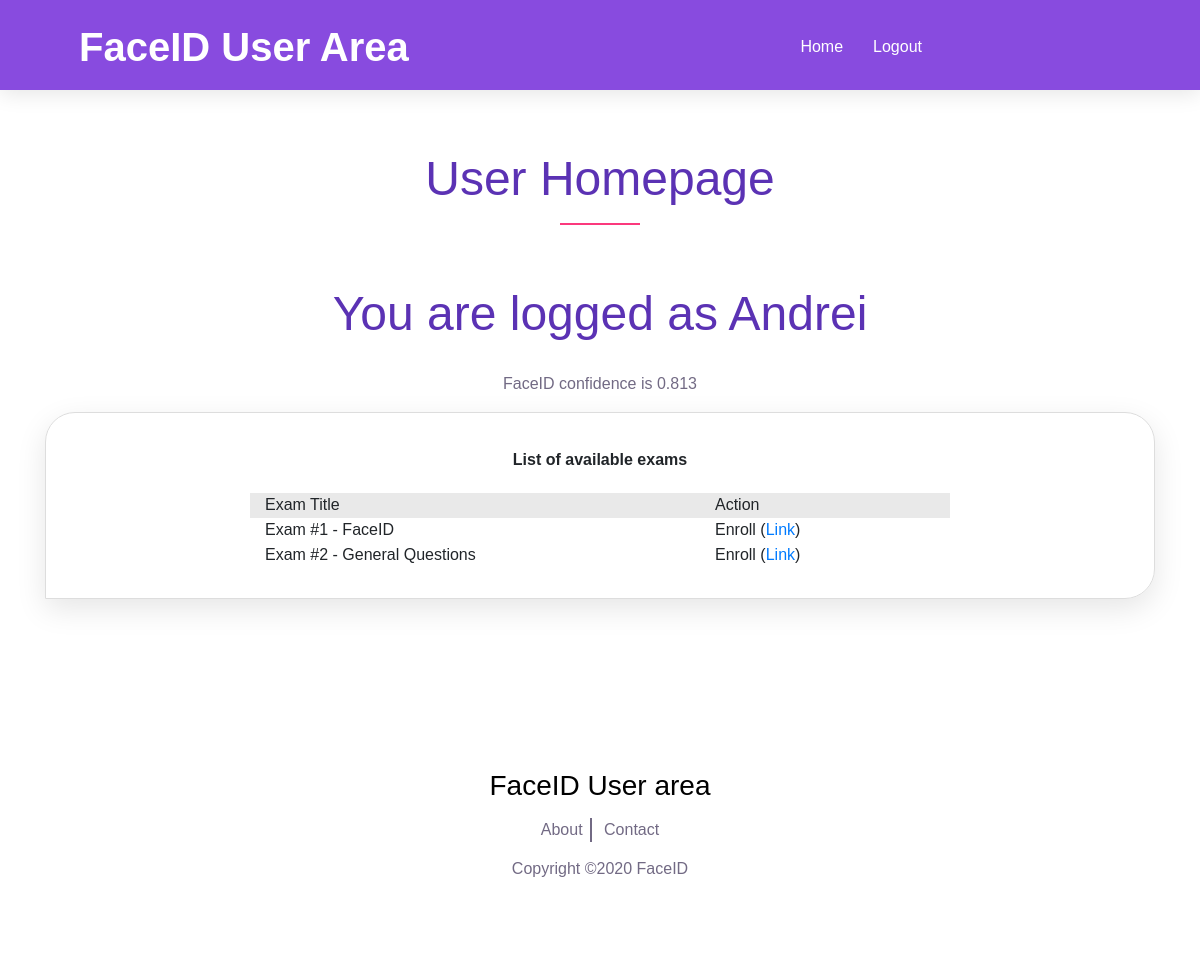
/user/ (signed in), run on an earlier commit of the app's database.
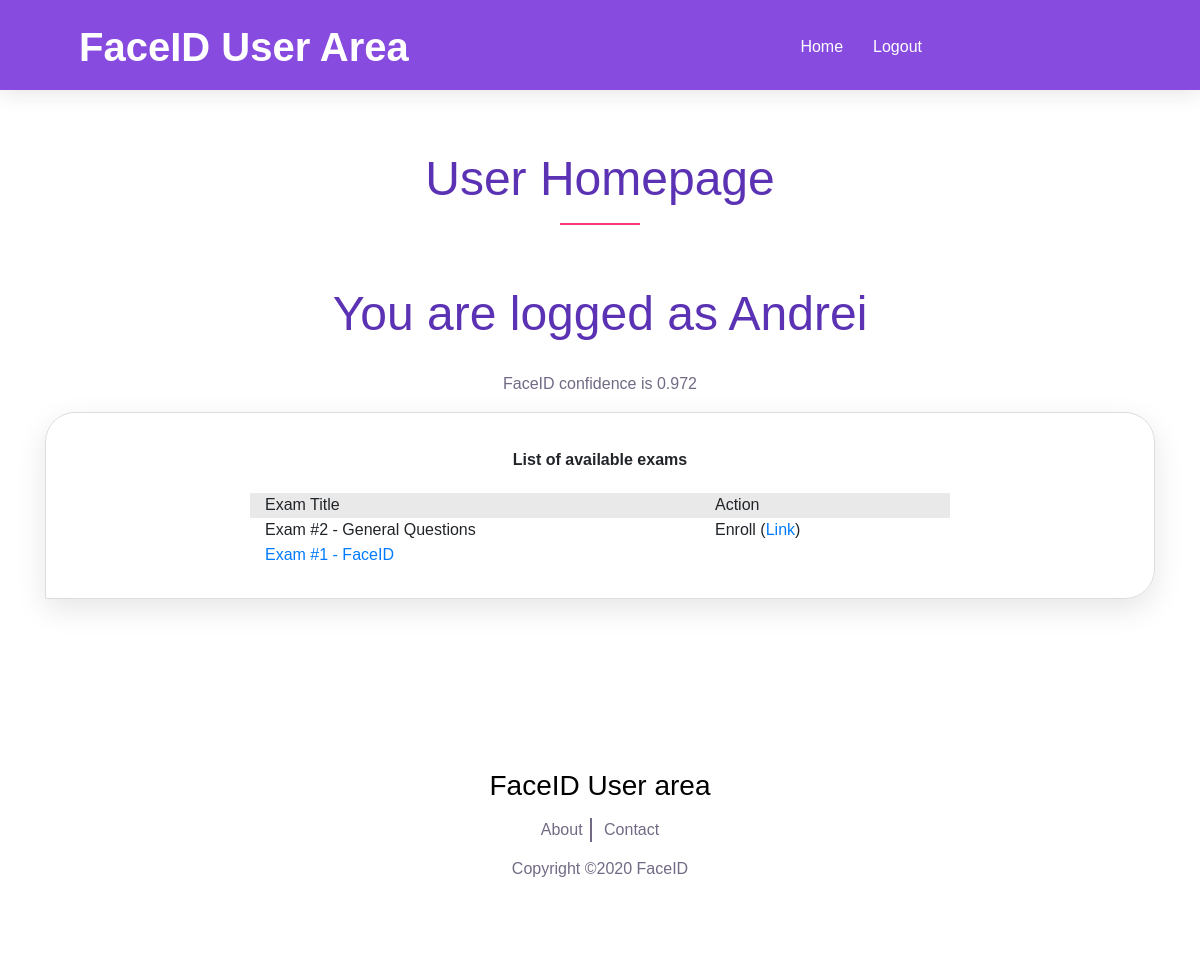
And on a later commit of the database.
### app/models.py (models this page shows, shortened)
class User(db.Model):
    __tablename__ = 'user'
    id = db.Column(db.Integer, primary_key=True)
    name = db.Column(db.String(80), unique=True, nullable=False)
    email = db.Column(db.String(120), unique=True, nullable=False)
    photo = db.Column(db.String)
    authenticated = db.Column(db.Boolean, default=False)
    confidence = db.Column(db.Integer, default=False)
    exams = db.relationship('Enrolment', backref='user', lazy=True)

class Exams(db.Model):
    __tablename__ = 'exams'
    id = db.Column(db.Integer, primary_key=True)
    title = db.Column(db.String(80), unique=True, nullable=False)

class Enrolment(db.Model):
    __tablename__ = 'enrolment'
    id = db.Column(db.Integer, primary_key=True)
    user_id = db.Column(db.Integer, db.ForeignKey('user.id'), nullable=False)
    exam_id = db.Column(db.Integer, db.ForeignKey('exams.id'), nullable=False)
    date = db.Column(db.DateTime, nullable=False)
    status = db.Column(db.String(50), nullable=False)

### app/routes.py (the view)
@app.route('/user/')
def user_home():
    if current_user.is_authenticated:
        pass
    user_name = current_user.name
    user_id = current_user.id
    confidence = current_user.confidence
    title = 'Homepage'
    error=None
    sq = db.session.query(Enrolment.exam_id).filter(Enrolment.user_id == user_id).subquery()
    available_exams =  db.session.query(Exams).filter(Exams.id.notin_(sq)).all()
    enrolment = db.session.query(Enrolment, Exams).outerjoin(Exams, Enrolment.exam_id == Exams.id).filter(Enrolment.user_id == user_id).order_by(Enrolment.date.desc()).all()
    return render_template('./user/user_home.html', error=error, user_name = user_name, user_id=user_id, confidence=confidence, enrolment=enrolment, available_exams=available_exams, title=title)

### app/routes.py (called while the page is built)
@login_manager.user_loader
def user_loader(user_id):
    user = User.query.get(user_id)
    return user

### app/templates/user/user_home.html (shortened to what this page needs)
{% extends "./user/user_base.html" %}
{% block content %}
    <div id="content">
    <section class="special-area bg-white section_padding_150_50" id="about">
        <div class="container">
            <div class="row">
                <div class="col-12">
                        <div class="section-heading text-center">
                            <h2>User Homepage</h2>
                            <div class="line-shape"></div>
                        </div>
                        <div class="special_description_content text-center">
                            <h2>You are logged as {{user_name}}</h2>
                            <div>
                                <p>FaceID confidence is {{confidence}}</p>
                            </div>
                        </div>
                        <div class="special_description_content text-center">
                            <div class="webcam-frame">
                            <div class="table-container">
                                <div class='table-wrapper-exams'>
                                    <div class="tb-title text-center">List of available exams</div>
                                    <div class='tb-row-gray-25'>
                                        <div class='tb-column-title'>Exam Title</div>
                                        <div class='tb-column-150'>Action</div>
                                    </div>
                                    {% for row in available_exams %}
                                    <div class='tb-row-25'>
                                        <div class='tb-column-title'>{{ row.title }}</div>
                                        <div class='tb-column-150'>Enroll (<a href='/user/{{ user_id }}/enroll/{{row.id}}'>Link</a>)</div>
                                    </div>
                                    {% endfor %}
                                    {% for row in enrolment %}
                                    <div class='tb-row-25'>
                                        <div class='tb-column-title'><a href='/user/{{user_id}}/list/{{row.Exams.id}}'>{{ row.Exams.title }}</a></div>
                                        <div class='tb-column-150'> </div>
                                    </div>
                                    {% endfor %}
                                </div>
                        </div>
                </div>
            </div>
        </div>
    </section>
    </div>
    {% endblock %}

What changed in the data, as far as the page shows it:
no longer on this page (row unchanged): Exams: title "Exam #1 - FaceID"
changed User "Andrei": confidence "0.813" → "0.972"
added Enrolment: Exams "Exam #1 - FaceID"
